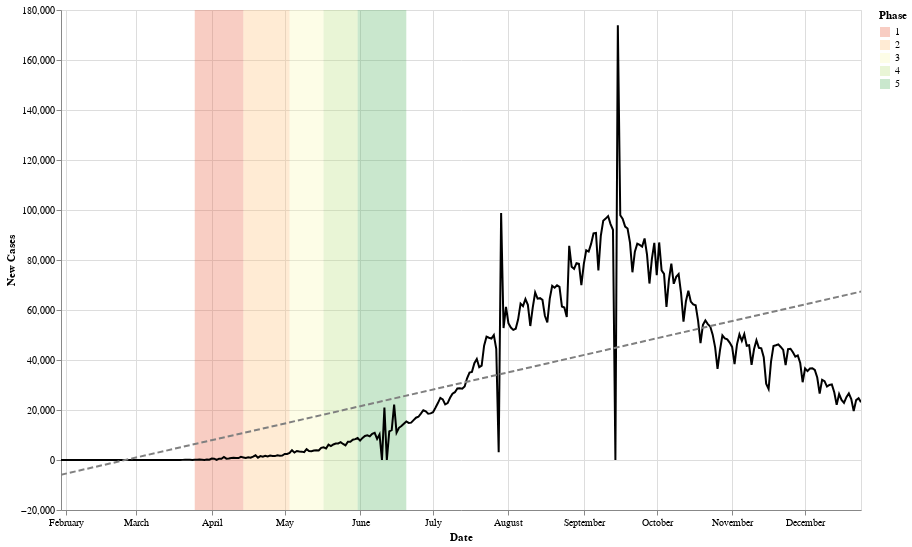

This figure's notebook cell:
### Code cell
data = country_level
state = alt.Chart(data[(data['Country'] == 'India')]).mark_line(color='black').encode(
    alt.X('Date:T', axis=alt.Axis(title='Date')),
    alt.Y('Confirmed_New:Q', axis=alt.Axis(title='New Cases'))
)
reg = state.transform_regression("Date", "Confirmed_New", method="linear").mark_line(color='grey', strokeDash=[6,3])

marks = pd.DataFrame([
    {"Phase": "1", "start": "03-25-2020", "end": "04-14-2020"},
    {"Phase": "2", "start": "04-14-2020", "end": "05-03-2020"},
    {"Phase": "3", "start": "05-03-2020", "end": "05-17-2020"},
    {"Phase": "4", "start": "05-17-2020", "end": "05-31-2020"},
    {"Phase": "5", "start": "05-31-2020", "end": "06-20-2020"},
])
rect = alt.Chart(marks).mark_rect(opacity=0.3).encode(x='start:T', x2='end:T', color=alt.Color('Phase:N', scale=alt.Scale(scheme='redyellowgreen')))

(rect+state+reg).properties(width=800, height=500).interactive()

### Figure 1 — Vega-Lite specification as saved in the notebook (floating-point values rounded to 4 significant figures; data arrays with more than 128 entries replaced by an {"elided": "..."} marker saying what was removed)
{"config": {"view": {"continuousWidth": 400, "continuousHeight": 300}}, "layer": [{"data": {"name": "data-bba7f9187f3bbc95bc37de59f384007c"}, "mark": {"type": "rect", "opacity": 0.3}, "encoding": {"color": {"type": "nominal", "field": "Phase", "scale": {"scheme": "redyellowgreen"}}, "x": {"type": "temporal", "field": "start"}, "x2": {"field": "end"}}, "selection": {"selector009": {"type": "interval", "bind": "scales", "encodings": ["x", "y"]}}}, {"data": {"name": "data-c39ab923ac1b5d88ab75494b9b4c5eb6"}, "mark": {"type": "line", "color": "black"}, "encoding": {"x": {"type": "temporal", "axis": {"title": "Date"}, "field": "Date"}, "y": {"type": "quantitative", "axis": {"title": "New Cases"}, "field": "Confirmed_New"}}}, {"data": {"name": "data-c39ab923ac1b5d88ab75494b9b4c5eb6"}, "mark": {"type": "line", "color": "grey", "strokeDash": [6, 3]}, "encoding": {"x": {"type": "temporal", "axis": {"title": "Date"}, "field": "Date"}, "y": {"type": "quantitative", "axis": {"title": "New Cases"}, "field": "Confirmed_New"}}, "transform": [{"on": "Date", "regression": "Confirmed_New", "method": "linear"}]}], "height": 500, "width": 800, "$schema": "https://vega.github.io/schema/vega-lite/v4.8.1.json", "datasets": {"data-bba7f9187f3bbc95bc37de59f384007c": [{"Phase": "1", "start": "03-25-2020", "end": "04-14-2020"}, {"Phase": "2", "start": "04-14-2020", "end": "05-03-2020"}, {"Phase": "3", "start": "05-03-2020", "end": "05-17-2020"}, {"Phase": "4", "start": "05-17-2020", "end": "05-31-2020"}, {"Phase": "5", "start": "05-31-2020", "end": "06-20-2020"}], "data-c39ab923ac1b5d88ab75494b9b4c5eb6": {"elided": "330 records"}}}
